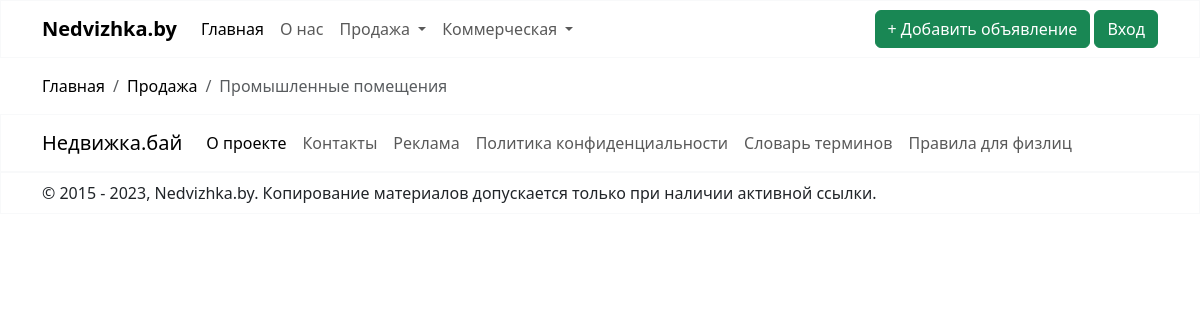
Before: /sale/industrial/ with the older database file.
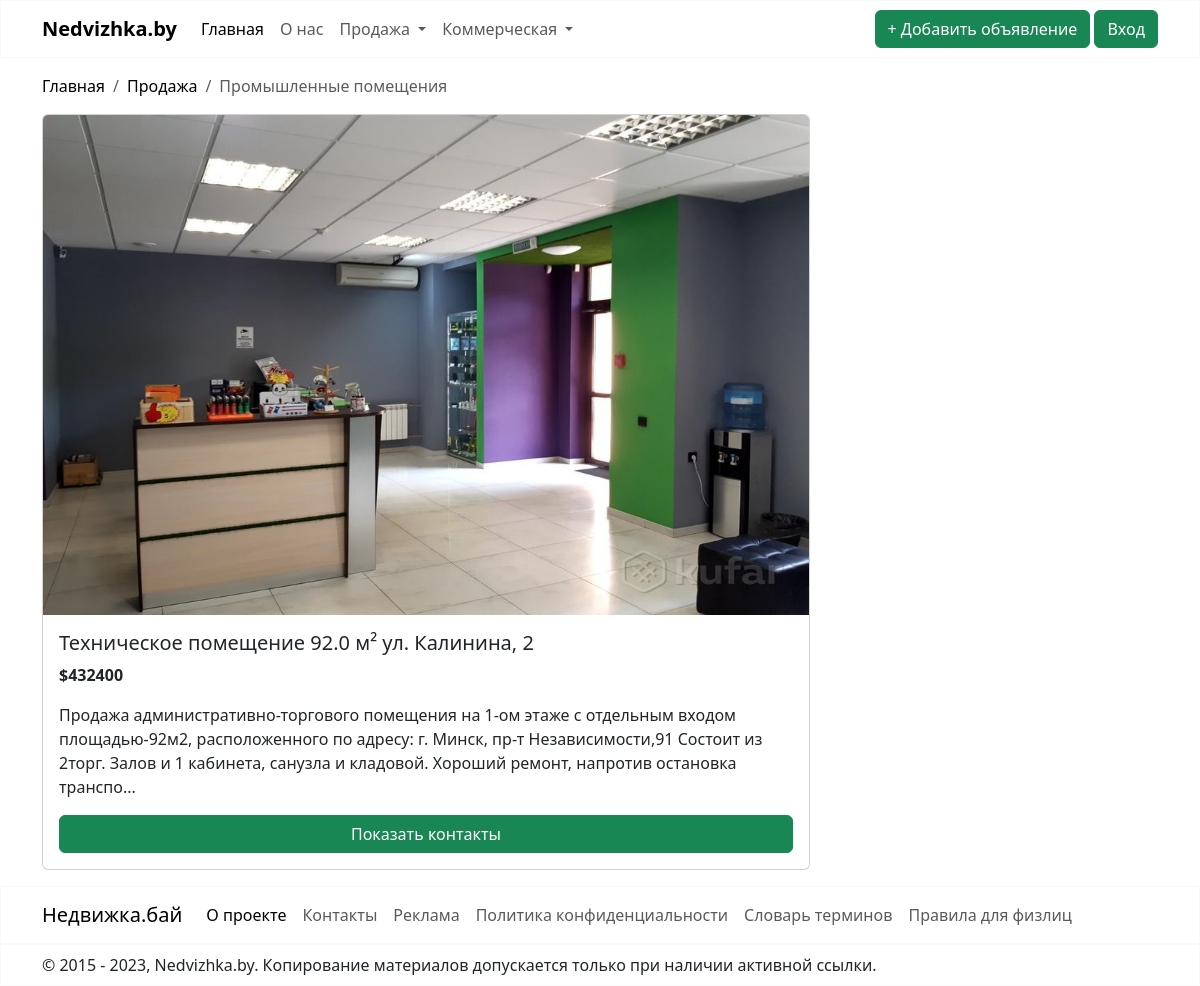
After: the same page with the newer database file.
### sale/models.py (models this page shows)
class Realty(models.Model):
    address = models.CharField(max_length=100)
    district = models.CharField(choices=DISTRICT, max_length=40, blank=True)
    subway = models.CharField(choices=SUBWAY, max_length=50, blank=True)
    description = models.CharField(max_length=4000)
    total_area = models.FloatField(validators=[MinValueValidator(10)])
    facilities = models.CharField(max_length=2000, blank=True)
    condition = models.CharField(choices=CONDITION, max_length=20)
    renovation = models.CharField(choices=RENOVATION, max_length=20)
    price = models.PositiveIntegerField(validators=[MinValueValidator(1)])
    image = models.ImageField(null=True, blank=True, upload_to="images")
    image_2 = models.ImageField(null=True, blank=True, upload_to="images")
    image_3 = models.ImageField(null=True, blank=True, upload_to="images")
    image_4 = models.ImageField(null=True, blank=True, upload_to="images")
    image_5 = models.ImageField(null=True, blank=True, upload_to="images")
    creator = models.ForeignKey(User, on_delete=models.CASCADE, default=1)
    is_moderated = models.BooleanField(default=False)
    class Meta:
        abstract = True

class Industrial(Realty):
    number_of_separate_premises = models.PositiveIntegerField(
        validators=[MinValueValidator(1)])  # Валидатор для количества отдельных помещений
    condition = models.CharField(max_length=20, choices=CONDITION, blank=True)
    renovation = None

### sale/views.py (the view)
# urls.py: path('industrial/', IndustrialListView.as_view(template_name="industrial.html"), name='industrial'),
class IndustrialListView(ListView):
    model = Industrial
    def get_queryset(self):
        return super().get_queryset().filter(is_moderated=True)

### sale/templates/industrial.html (shortened to what this page needs)
{% extends "base.html" %}
{% block content %}
        <div class="container-md mt-3 mb-3">
        <nav aria-label="breadcrumb">
            <ol class="breadcrumb">
                <li class="breadcrumb-item"><a style="text-decoration: none; color: black;" href="{% url "nedvizhka" %}">Главная</a></li>
                <li class="breadcrumb-item"><a style="text-decoration: none; color: black;" href="#">Продажа</a></li>
                <li class="breadcrumb-item active" aria-current="page">Промышленные помещения</li>
            </ol>
        </nav>
    </div>
    {% for industrial in industrial_list %}
        <div class="container-md mt-3 mb-3">
            <div class="card" style="width: 48rem;">
                {% if industrial.image %}
                    <img src="{{ industrial.image.url }}" class="card-img-top" alt="..." style="width: 100%; height: 500px">
                {% endif %}
                <div class="card-body d-flex flex-column">
                    <h5 class="card-title">Техническое помещение {{ industrial.total_area }} м² {{ industrial.address }}</h5>
                    <p class="card-text"><strong>${{ industrial.price }}</strong></p>
                    <p class="card-text">{{ industrial.description|slice:":250" }}...</p>
                    <a href="{{ office.id }}" class="btn btn-success mt-auto">Показать контакты</a>
                </div>
            </div>
        </div>
    {% endfor %}
{% endblock %}

Changed rows visible on the page:
added Industrial: image (picture), total_area "92.0", address "ул. Калинина, 2", price "432400", description "Продажа административно-торгового помещения на 1-ом этаже с отдельным входом площадью-92м2, расположенного по адресу: г. Минск, пр-т Независимости,91 Состоит из 2торг. Залов и 1 кабинета, санузла и кладовой. Хороший ремонт, напротив остановка транспо"
